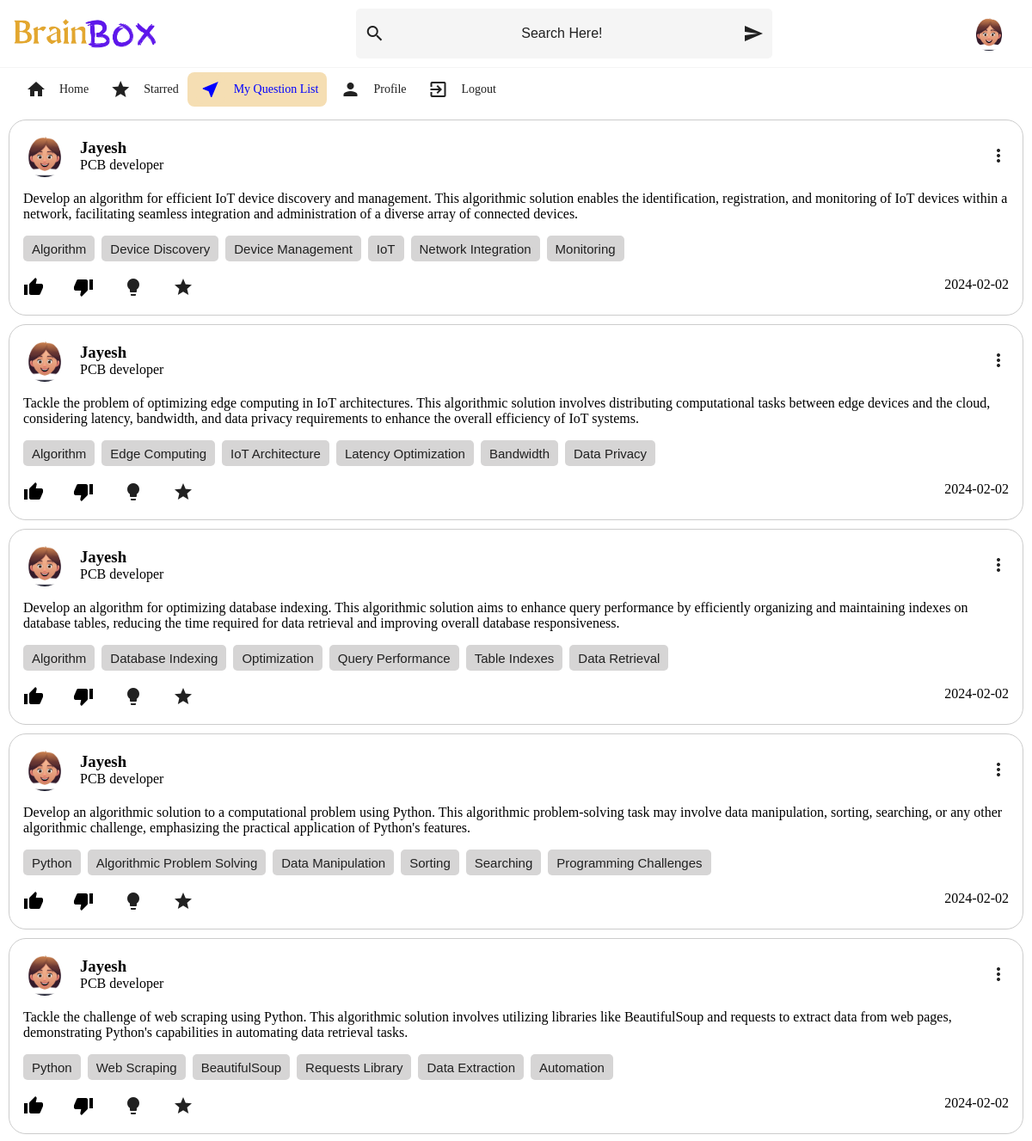
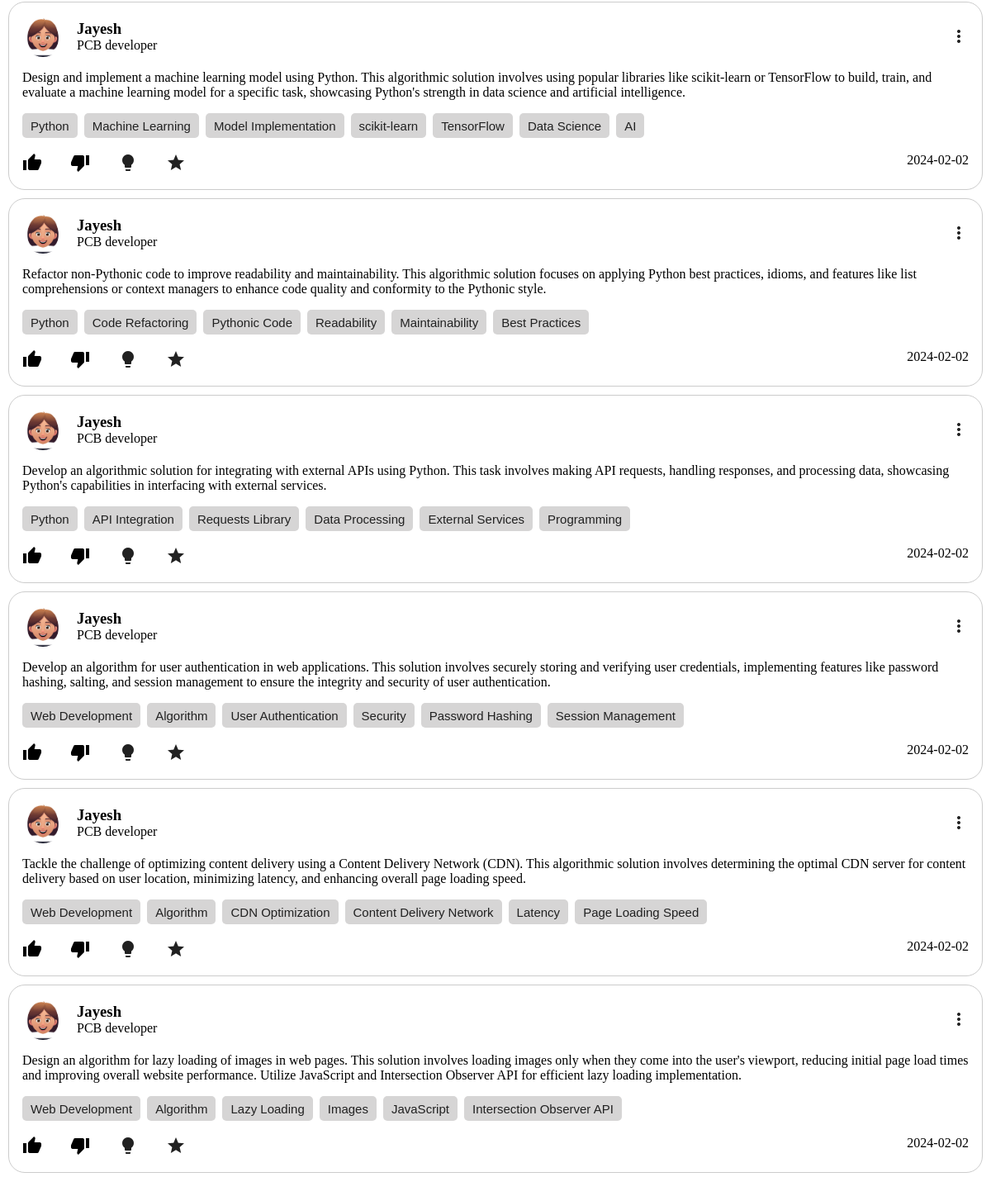
/sent.php (signed in), run on the app's committed database (2 pictures, top to bottom).
### tables this page shows
CREATE TABLE `user` (
  `user_id` int NOT NULL AUTO_INCREMENT,
  `username` varchar(255) DEFAULT NULL,
  `email` varchar(255) DEFAULT NULL,
  `password` varchar(255) DEFAULT NULL,
  `registration_date` datetime DEFAULT NULL,
  `about_you` varchar(45) DEFAULT NULL,
  `interest` varchar(45) DEFAULT NULL,
  `pic` varchar(45) DEFAULT NULL,
  PRIMARY KEY (`user_id`),
  UNIQUE KEY `username` (`username`),
  UNIQUE KEY `email` (`email`)
);

CREATE TABLE `question` (
  `question_id` int NOT NULL AUTO_INCREMENT,
  `user_id` int DEFAULT NULL,
  `que_keyword` varchar(255) DEFAULT NULL,
  `question_txt` text,
  `question_date` date DEFAULT NULL,
  `click` int DEFAULT '0',
  `views_count` int DEFAULT '0',
  `like_count` int DEFAULT '0',
  PRIMARY KEY (`question_id`),
  KEY `question_ibfk_1` (`user_id`),
  CONSTRAINT `question_ibfk_1` FOREIGN KEY (`user_id`) REFERENCES `user` (`user_id`)
);

### sent.php (the view, shortened to what this page needs)
<?php
include 'connection files/conn.php';
?>
<html lang="en">
<head>
  <link rel="stylesheet" href="style/styles.css" />
<link rel="stylesheet" href="style/toggel.css">
</head>
<body>
  <div class="header">
    <div class="header__left">
      <img src="company.png" alt="" />
    </div>
    <div class="header__middle">
      <span class="material-icons"> search </span>
      <input type="text" placeholder="Search Here!" />
      <button class="material-icons"> send</button>
    </div>
    <div class="header__right">
    <?php
          $sql = "SELECT pic FROM user WHERE user_id = $_SESSION[user_id]";
          $result = $mysqli->query($sql);
          if ($result->num_rows > 0) {
            $row = $result->fetch_assoc();
            $user_pic = $row['pic'];
          }
          ?>
         <img src='<?php echo $user_pic ; ?>' alt='Profile Picture' class='account-setting' >
    </div>
  </div>
  <div class="main__body">
<div class="sidebar">
  <a href="index.php">
  <div class="sidebarOption ">
    <span class="material-icons">home</span>
    <h3>Home</h3>
  </div>
</a>
  <a href="starred.php">
    <div class="sidebarOption">
      <span class="material-icons">star</span>
      <h3>Starred</h3>
    </div>
  </a>
  <a href="sent.php">
  <div class="sidebarOption sidebarOption__active ">
    <span class="material-icons">near_me</span>
    <h3>My&nbsp;Question&nbsp;List  </h3>
  </div>
</a>
  <a href="profile.php">
  <div class="sidebarOption">
    <span class="material-icons">person</span>
    <h3>Profile</h3>
  </div>
  </a>
  <a href="logout.php">
  <div class="sidebarOption">
    <span class="material-icons">exit_to_app
    </span>
    <h3>Logout</h3>
  </div>
  </a>
</div>
<?php
$current_user_id = $_SESSION['user_id'];
$stmt_question = $mysqli->prepare("SELECT q.question_id, q.que_keyword, q.question_txt, q.question_date, u.username,u.pic,u.about_you
                                   FROM question q
                                   JOIN user u ON q.user_id = u.user_id
                                   WHERE q.user_id = ?");
$stmt_question->bind_param("i", $current_user_id);
$stmt_question->execute();
$result_question = $stmt_question->get_result();
echo '<div class="QuestionList">';
while ($row_question = $result_question->fetch_assoc()) {
    $question_id = $row_question['question_id'];
    $username = $row_question['username'];
    $que_keyword = $row_question['que_keyword'];
    $question_txt = $row_question['question_txt'];
    $question_date = $row_question['question_date'];
    $pic = $row_question['pic'];
    $about_you = $row_question['about_you'];
   $like_type = null;
   $like_id = null;
    ?>
       <div class="box">
            <div class="profile-container">
                <div class="profile-text">
            <img src="<?php echo $pic; ?>" alt="Profile Picture" class="profile-image">
                    <div>
                        <h3><?= $username ?></h3>
                        <div>
                            <span><?= $about_you ?></span>
                        </div>
                    </div>
                </div>
                <div class="menu-container">
            <span class="material-icons ellipsis-icon" onclick="toggleDropdown('DropdownContainer_<?php echo $question_id; ?>')">more_vert</span>
        </div>
    </div>
        <div class="body">
                <p><?= $question_txt ?></p>
            </div>
            <div class="keyword">
        <?php
        if ($que_keyword !== null && ($keywordsArray = json_decode($que_keyword, true)) !== null) {
            foreach ($keywordsArray as $keyword) {
                echo '<button>' . $keyword . '</button>&nbsp;&nbsp;';
            }
        }
        ?>
    </div><br>
    <div class="footer">
    <div>
    <a href="javascript:void(0);"  style="margin-right: 30px;" onclick="thumbUpIcon(
      <?php echo $question_id ; ?>,
      <?php echo $user_id ; ?>,
      <?php if($like_type==1 || $like_type == 0){ echo $like_id; } else{ echo null; } ; ?>
      )">
    <span class="material-icons" id="thumbup_<?php echo $question_id ?>"
    style="<?php
        if ($like_type === 1) {
          echo 'color: blue;';
        }
        else{
          echo 'color: black;';
        }
    ?>">thumb_up</span>
  </a>
            <a href="javascript:void(0);" style="margin-right: 30px;"  onclick="thumbDownIcon(
              <?php echo $question_id ; ?>,
              <?php echo $user_id ; ?>,
              <?php if($like_type == 1 || $like_type == 0){ echo $like_id; } else{ echo null; } ; ?>
              )">
            <span class="material-icons" id="thumbdown_<?php echo $question_id ?>"
    style="<?php
        if ($like_type === 0) {
          echo 'color: blue;';
        }
        else{
          echo 'color: black;';
        }
    ?>">thumb_down</span>
          </a>
<a style="margin-right: 30px;"  href="Answer.php?question_id=<?php echo $question_id; ?>" class="material-icons">lightbulb</a>
<a style="margin-right: 30px;"  href="javascript:void(0);" id="starIcon_<?php echo $question_id; ?>" onclick="toggleStarred(<?php echo $question_id; ?>)">
                    <span class="material-icons">star</span>
                </a>
</div>
        <span class="date" ><?php echo $question_date; ?></span>
    </div>
        </div>
    <?php
}
echo '</div>';
?>
</body>
</html>

### style/styles.css (style rules this page uses)
* { margin: 0; padding: 0; box-sizing: border-box; }
body { overflow-x: hidden; font-family: 'Times New Roman', serif; }
.header { display: flex; align-items: center; justify-content: space-between; border-bottom: 1px solid whitesmoke; width: 100%; padding: 10px; box-sizing: border-box; }
.header__left img { object-fit: contain; height: 35px; margin-left: 5px; }
.header__left { display: flex; align-items: center; }
.material-icons { color: #212121; background-color: transparent; cursor: pointer; }
.header__middle { display: flex; flex: 0.5; align-items: center; background-color: whitesmoke; padding: 10px; border-radius: 5px; position: relative; }
.header__middle input { border: none; padding: 10px; outline: none; font-size: medium; background-color: transparent; margin-right: 5px; display: flex; align-items: center; flex-grow: 1; }
.header__middle input::placeholder { color: #212121; text-align: center; }
.header__middle button { border: none; background-color: transparent; color: #212121; }
.header__right { display: flex; padding-right: 20px; }
.account-setting { height: 40px; width: 40px; object-fit: cover; border-radius: 50px; }
.sidebar { display: flex; flex-direction: row; margin: 5px; max-width: 300px; padding-right: 20px; padding: 0 10px; }
.sidebarOption { display: flex; align-items: center; height: 40px; padding: 0 10px; cursor: pointer; color: #212121; font-family: 'Times New Roman', serif; font-weight: 200; font-size: large; }
.sidebarOption .material-icons { padding: 5px; }
.sidebar a { text-decoration: none; color: #212121; }
.sidebarOption h3 { margin-left: 10px; font-size: 14px; font-weight: 400; }
.sidebarOption:hover, .sidebarOption__active, .sidebarOption__active h3, .sidebarOption__active .material-icons, .sidebarOption:hover .material-icons { background-color: wheat; color: blue; border-radius: 8px; }
.main__body { display: flex; flex-direction: column; align-items: stretch; width: 100%; overflow-x: hidden; }
.QuestionList { flex: 1; margin-bottom: 50px; overflow-x: auto; overflow-y: auto; padding: 0 10px; }
.box { margin-top: 10px; border: 1px solid #ccc; padding: 16px; border-radius: 20px; }
.profile-container { display: flex; align-items: center; justify-content: space-between; margin-bottom: 16px; }
.profile-image { height: 50px; width: 50px; object-fit: cover; border-radius: 50%; margin-right: 16px; }
.profile-text { flex-grow: 1; display: flex; align-items: center; }
.body p { margin-bottom: 16px; }
.footer { display: flex; justify-content: space-between; width: 100%; }
.footer a { color: #212121; text-decoration: none; }
.keyword button { color: #212121; background-color: rgb(214, 213, 213); border-radius: 5px; height: 30px; font-size: 15px; border: none; padding-inline: 10px; }

### style/toggel.css (style rules this page uses)
.menu-container { position: relative; display: inline-block; }
.ellipsis-icon { cursor: pointer; }

### data on the page
user: pic (picture)
question: user.pic (picture), user.username "Jayesh", user.about_you "PCB developer", question_txt "Develop an algorithm for efficient IoT device discovery and management. This algorithmic solution enables the identification, registration, and monitoring of IoT devices within a network, facilitating seamless integration and administration of a diverse array of connected devices.", que_keyword "Algorithm", que_keyword "Device Discovery", que_keyword "Device Management", que_keyword "IoT", que_keyword "Network Integration", que_keyword "Monitoring", question_date "2024-02-02"
question: user.pic (picture), user.username "Jayesh", user.about_you "PCB developer", question_txt "Tackle the problem of optimizing edge computing in IoT architectures. This algorithmic solution involves distributing computational tasks between edge devices and the cloud, considering latency, bandwidth, and data privacy requirements to enhance the overall efficiency of IoT systems.", que_keyword "Algorithm", que_keyword "Edge Computing", que_keyword "IoT Architecture", que_keyword "Latency Optimization", que_keyword "Bandwidth", que_keyword "Data Privacy", question_date "2024-02-02"
question: user.pic (picture), user.username "Jayesh", user.about_you "PCB developer", question_txt "Develop an algorithm for optimizing database indexing. This algorithmic solution aims to enhance query performance by efficiently organizing and maintaining indexes on database tables, reducing the time required for data retrieval and improving overall database responsiveness.", que_keyword "Algorithm", que_keyword "Database Indexing", que_keyword "Optimization", que_keyword "Query Performance", que_keyword "Table Indexes", que_keyword "Data Retrieval", question_date "2024-02-02"
question: user.pic (picture), user.username "Jayesh", user.about_you "PCB developer", question_txt "Develop an algorithmic solution to a computational problem using Python. This algorithmic problem-solving task may involve data manipulation, sorting, searching, or any other algorithmic challenge, emphasizing the practical application of Python's features.", que_keyword "Python", que_keyword "Algorithmic Problem Solving", que_keyword "Data Manipulation", que_keyword "Sorting", que_keyword "Searching", que_keyword "Programming Challenges", question_date "2024-02-02"
question: user.pic (picture), user.username "Jayesh", user.about_you "PCB developer", question_txt "Tackle the challenge of web scraping using Python. This algorithmic solution involves utilizing libraries like BeautifulSoup and requests to extract data from web pages, demonstrating Python's capabilities in automating data retrieval tasks.", que_keyword "Python", que_keyword "Web Scraping", que_keyword "BeautifulSoup", que_keyword "Requests Library", que_keyword "Data Extraction", que_keyword "Automation", question_date "2024-02-02"
question: user.pic (picture), user.username "Jayesh", user.about_you "PCB developer", question_txt "Design and implement a machine learning model using Python. This algorithmic solution involves using popular libraries like scikit-learn or TensorFlow to build, train, and evaluate a machine learning model for a specific task, showcasing Python's strength in data science and artificial intelligence.", que_keyword "Python", que_keyword "Machine Learning", que_keyword "Model Implementation", que_keyword "scikit-learn", que_keyword "TensorFlow", que_keyword "Data Science", que_keyword "AI", question_date "2024-02-02"
question: user.pic (picture), user.username "Jayesh", user.about_you "PCB developer", question_txt "Refactor non-Pythonic code to improve readability and maintainability. This algorithmic solution focuses on applying Python best practices, idioms, and features like list comprehensions or context managers to enhance code quality and conformity to the Pythonic style.", que_keyword "Python", que_keyword "Code Refactoring", que_keyword "Pythonic Code", que_keyword "Readability", que_keyword "Maintainability", que_keyword "Best Practices", question_date "2024-02-02"
question: user.pic (picture), user.username "Jayesh", user.about_you "PCB developer", question_txt "Develop an algorithmic solution for integrating with external APIs using Python. This task involves making API requests, handling responses, and processing data, showcasing Python's capabilities in interfacing with external services.", que_keyword "Python", que_keyword "API Integration", que_keyword "Requests Library", que_keyword "Data Processing", que_keyword "External Services", que_keyword "Programming", question_date "2024-02-02"
question: user.pic (picture), user.username "Jayesh", user.about_you "PCB developer", question_txt "Develop an algorithm for user authentication in web applications. This solution involves securely storing and verifying user credentials, implementing features like password hashing, salting, and session management to ensure the integrity and security of user authentication.", que_keyword "Web Development", que_keyword "Algorithm", que_keyword "User Authentication", que_keyword "Security", que_keyword "Password Hashing", que_keyword "Session Management", question_date "2024-02-02"
question: user.pic (picture), user.username "Jayesh", user.about_you "PCB developer", question_txt "Tackle the challenge of optimizing content delivery using a Content Delivery Network (CDN). This algorithmic solution involves determining the optimal CDN server for content delivery based on user location, minimizing latency, and enhancing overall page loading speed.", que_keyword "Web Development", que_keyword "Algorithm", que_keyword "CDN Optimization", que_keyword "Content Delivery Network", que_keyword "Latency", que_keyword "Page Loading Speed", question_date "2024-02-02"
question: user.pic (picture), user.username "Jayesh", user.about_you "PCB developer", question_txt "Design an algorithm for lazy loading of images in web pages. This solution involves loading images only when they come into the user's viewport, reducing initial page load times and improving overall website performance. Utilize JavaScript and Intersection Observer API for efficient lazy loading implementation.", que_keyword "Web Development", que_keyword "Algorithm", que_keyword "Lazy Loading", que_keyword "Images", que_keyword "JavaScript", que_keyword "Intersection Observer API", question_date "2024-02-02"
